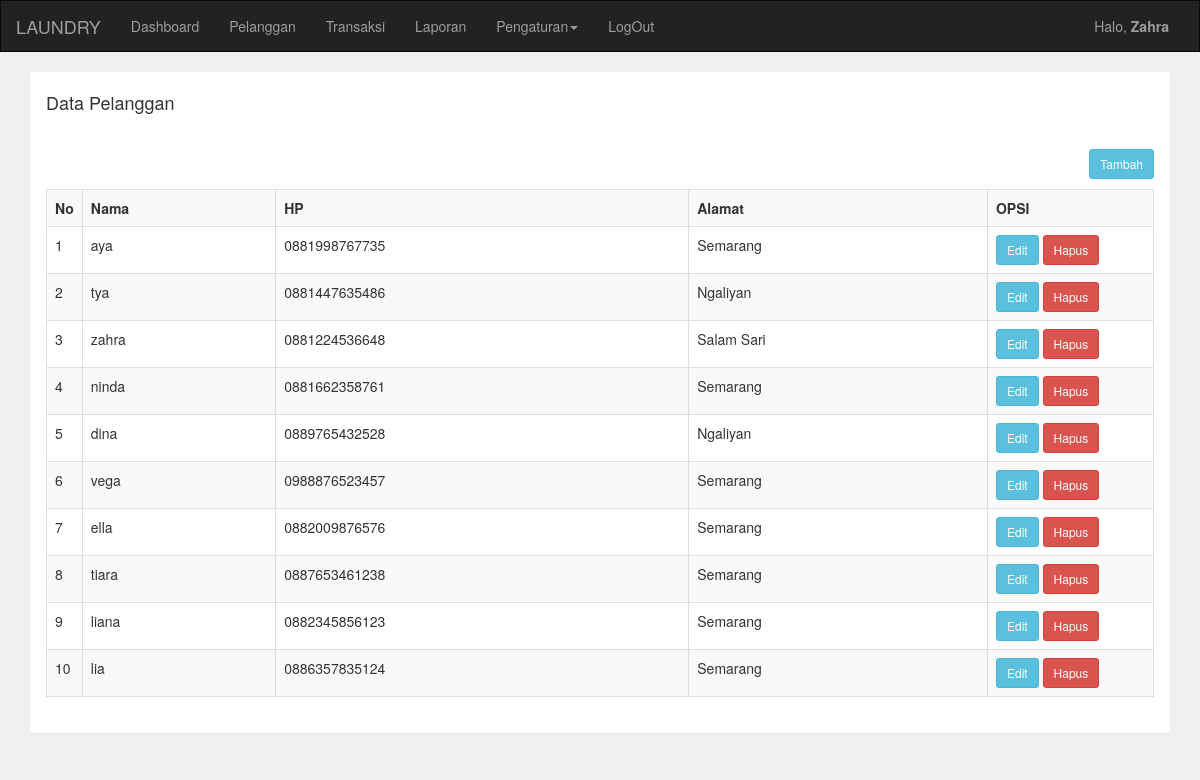
The app's page /laundry/admin/pelanggan.php with its own data.
### tables this page shows
CREATE TABLE `pelanggan` (
  `pelanggan_id` int(11) NOT NULL,
  `pelanggan_nama` varchar(255) NOT NULL,
  `pelanggan_hp` varchar(20) NOT NULL,
  `pelanggan_alamat` text NOT NULL
);

### laundry/admin/pelanggan.php (the view)
<?php
     include 'header.php';
?>
<div class="container">
    <div class="panel">
        <div class="panel-heading">
        <h4>Data Pelanggan</h4>
    </div>
    <div class="panel-body">
        <a href="pelanggan_tambah.php" class="btn btn-sm btn-info pull-right">Tambah</a>
        <br><br>
        <table class="table table-bordered table-striped">
            <tr>
                <th width="1%">No</th>
                <th>Nama</th>
                <th>HP</th>
                <th>Alamat</th>
                <th width="15%">OPSI</th>
            </tr>
            <?php
                include '../koneksi.php';
                $data = mysqli_query($koneksi,"select * from pelanggan");
                $no = 1;
                while ($d=mysqli_fetch_array($data)){
             ?>
                <tr>
                        <td><?php echo $no++;?></td>
                        <td><?php echo $d['pelanggan_nama'];?></td>
                        <td><?php echo $d['pelanggan_hp'];?></td>
                        <td><?php echo $d['pelanggan_alamat'];?></td>
                        <td>
                            <a href = "pelanggan_edit.php?id=<?php echo $d['pelanggan_id']; ?>" class="btn btn-sm btn-info">Edit</a>
                             <a href = "pelanggan_hapus.php?id=<?php echo $d['pelanggan_id']; ?>" class="btn btn-sm btn-danger">Hapus</a>
                        </td
                </tr>
            <?php
                }
            ?>
         </table>
    </div>
</div>

### records on screen
pelanggan: pelanggan_nama "aya", pelanggan_hp "0881998767735", pelanggan_alamat "Semarang"
pelanggan: pelanggan_nama "tya", pelanggan_hp "0881447635486", pelanggan_alamat "Ngaliyan"
pelanggan: pelanggan_nama "zahra", pelanggan_hp "0881224536648", pelanggan_alamat "Salam Sari"
pelanggan: pelanggan_nama "ninda", pelanggan_hp "0881662358761", pelanggan_alamat "Semarang"
pelanggan: pelanggan_nama "dina", pelanggan_hp "0889765432528", pelanggan_alamat "Ngaliyan"
pelanggan: pelanggan_nama "vega", pelanggan_hp "0988876523457", pelanggan_alamat "Semarang"
pelanggan: pelanggan_nama "ella", pelanggan_hp "0882009876576", pelanggan_alamat "Semarang"
pelanggan: pelanggan_nama "tiara", pelanggan_hp "0887653461238", pelanggan_alamat "Semarang"
pelanggan: pelanggan_nama "liana", pelanggan_hp "0882345856123", pelanggan_alamat "Semarang"
pelanggan: pelanggan_nama "lia", pelanggan_hp "0886357835124", pelanggan_alamat "Semarang"

### other values on screen
$_SESSION['username'] "Zahra"
